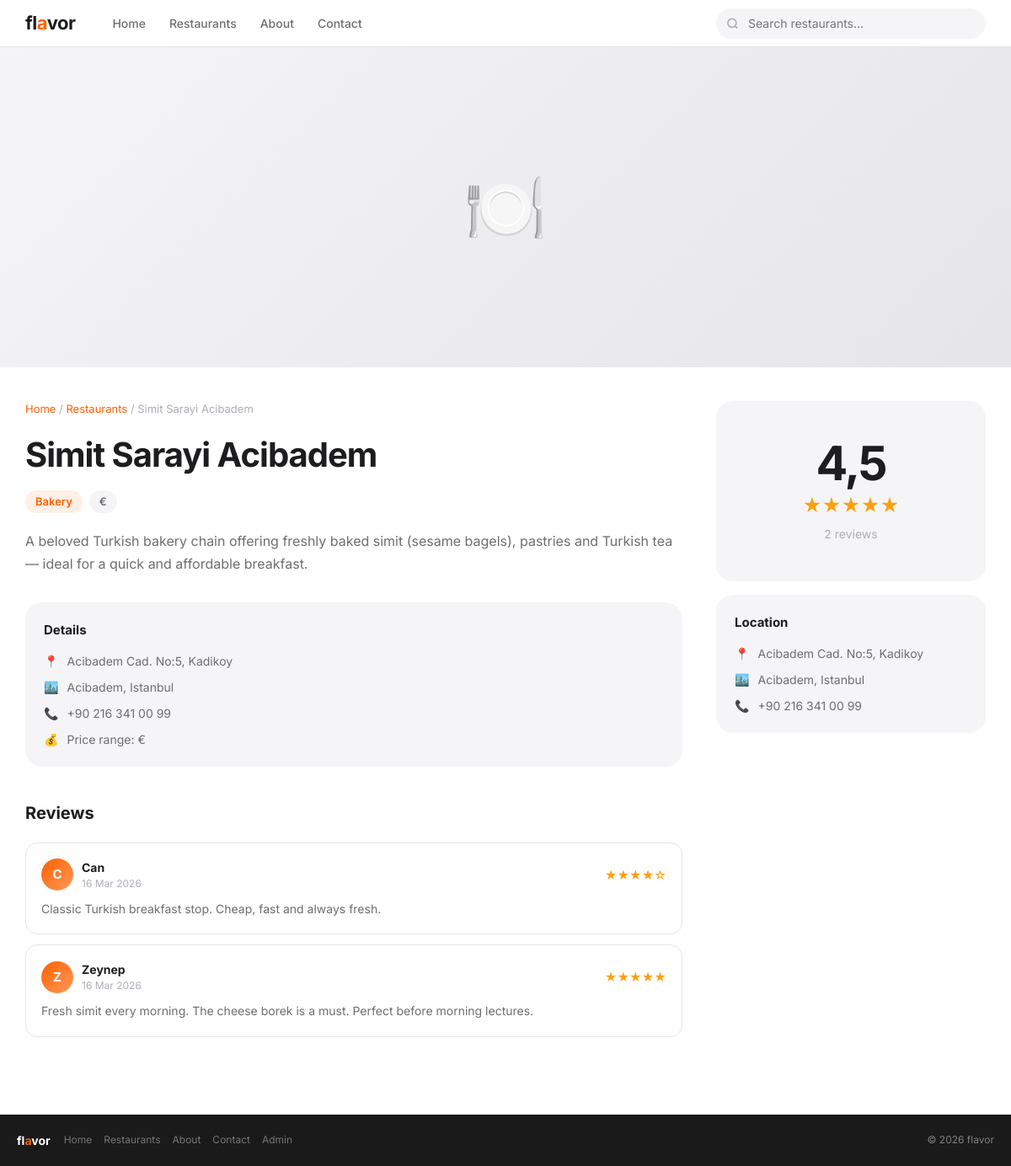
The app's page /restaurants/16/ with its own data.
### restaurants/models.py (models this page shows, shortened)
class Restaurant(models.Model):
    name = models.CharField(max_length=200)
    description = models.TextField()
    address = models.CharField(max_length=300)
    phone = models.CharField(max_length=20)
    price_range = models.CharField(max_length=1, choices=PRICE_CHOICES, default='2')
    category = models.ForeignKey(Category, on_delete=models.SET_NULL, null=True)
    location = models.ForeignKey(Location, on_delete=models.SET_NULL, null=True)
    created_at = models.DateTimeField(auto_now_add=True)
    def average_rating(self):
        avg = self.reviews.aggregate(avg=Avg('rating'))['avg']
        return round(avg, 1) if avg else None
    def price_display(self):
        return dict(PRICE_CHOICES).get(self.price_range, '€€')

class Category(models.Model):
    name = models.CharField(max_length=100)
    class Meta:
        verbose_name_plural = 'Categories'
    def __str__(self):
        return self.name

class Location(models.Model):
    city = models.CharField(max_length=100)
    district = models.CharField(max_length=100)
    def __str__(self):
        return f'{self.district}, {self.city}'

class Review(models.Model):
    restaurant = models.ForeignKey(Restaurant, on_delete=models.CASCADE, related_name='reviews')
    author = models.CharField(max_length=100)
    rating = models.IntegerField(choices=[(i, i) for i in range(1, 6)])
    text = models.TextField()
    created_at = models.DateTimeField(auto_now_add=True)

### restaurants/views.py (the view)
# urls.py: path('restaurants/<int:pk>/', views.restaurant_detail, name='restaurant_detail'),
def restaurant_detail(request, pk):
    restaurant = get_object_or_404(Restaurant, pk=pk)
    reviews = restaurant.reviews.all().order_by('-created_at')
    return render(request, 'restaurants/detail.html', {'restaurant': restaurant, 'reviews': reviews})

### templates/restaurants/detail.html (shortened to what this page needs)
{% extends 'base.html' %}
{% block content %}
<div class="detail-hero">
  <div class="detail-hero-ph">🍽️</div>
</div>
<div class="detail-wrap">
  <div>
    <div class="breadcrumb">
      <a href="{% url 'home' %}">Home</a> /
      <a href="{% url 'restaurant_list' %}">Restaurants</a> /
      {{ restaurant.name }}
    </div>
    <h1 class="detail-name">{{ restaurant.name }}</h1>
    <div class="detail-tags">
      <span class="tag tag-cat">{{ restaurant.category }}</span>
      <span class="tag tag-price">{{ restaurant.price_display }}</span>
    </div>
    <p class="detail-desc">{{ restaurant.description }}</p>
    <div class="info-card">
      <h4>Details</h4>
      <div class="info-row"><span class="info-icon">📍</span> {{ restaurant.address }}</div>
      <div class="info-row"><span class="info-icon">🏙️</span> {{ restaurant.location }}</div>
      <div class="info-row"><span class="info-icon">📞</span> {{ restaurant.phone }}</div>
      <div class="info-row"><span class="info-icon">💰</span> Price range: {{ restaurant.price_display }}</div>
    </div>
    <div class="reviews-section">
      <div class="reviews-title">Reviews</div>
      {% if reviews %}
        {% for review in reviews %}
        <div class="review-card">
          <div class="review-top">
            <div class="reviewer">
              <div class="avatar">{{ review.author|first|upper }}</div>
              <div>
                <div class="reviewer-name">{{ review.author }}</div>
                <div class="reviewer-date">{{ review.created_at|date:"d M Y" }}</div>
              </div>
            </div>
            <div class="review-stars">
              {% for i in "12345" %}{% if forloop.counter <= review.rating %}★{% else %}☆{% endif %}{% endfor %}
            </div>
          </div>
          <p class="review-text">{{ review.text }}</p>
        </div>
        {% endfor %}
      {% else %}
        <div class="empty" style="padding:40px 0">
          <div class="empty-icon">💬</div>
          <h3>No reviews yet</h3>
          <p>Be the first to review this restaurant.</p>
        </div>
      {% endif %}
    </div>
  </div>
  <aside>
    <div class="info-card">
      <div class="rating-box">
        {% with avg=restaurant.average_rating cnt=restaurant.reviews.count %}
        {% if avg %}
        <div class="rating-num">{{ avg }}</div>
        <div class="rating-stars">★★★★★</div>
        <div class="rating-cnt">{{ cnt }} review{{ cnt|pluralize }}</div>
        {% else %}
        <div style="font-size:15px;color:#adadb8;padding:12px 0">Not rated yet</div>
        {% endif %}
        {% endwith %}
      </div>
    </div>
    <div class="info-card">
      <h4>Location</h4>
      <div class="info-row"><span class="info-icon">📍</span> {{ restaurant.address }}</div>
      <div class="info-row"><span class="info-icon">🏙️</span> {{ restaurant.location }}</div>
      <div class="info-row"><span class="info-icon">📞</span> {{ restaurant.phone }}</div>
    </div>
  </aside>
</div>
{% endblock %}

### static/css/style.css (style rules this page uses)
:root { --font: "Inter", -apple-system, BlinkMacSystemFont, "Helvetica Neue", Arial, sans-serif; --text: #1d1d1f; --text-2: #6e6e73; --text-3: #adadb8; --bg: #ffffff; --bg-2: #f5f5f7; --bg-3: #fafafa; --border: #e5e5ea; --accent: #ff6000; --accent-dk: #e05500; --green: #34c759; --nav-h: 56px; --r: 14px; --r-lg: 20px; --shadow: 0 2px 12px rgba(0,0,0,0.07); --shadow-lg: 0 8px 32px rgba(0,0,0,0.10); }
*, *::before, *::after { box-sizing: border-box; margin: 0; padding: 0; }
html { scroll-behavior: smooth; height: 100%; }
body { font-family: var(--font); color: var(--text); background: var(--bg); -webkit-font-smoothing: antialiased; line-height: 1.5; min-height: 100vh; display: flex; flex-direction: column; }
a { text-decoration: none; color: inherit; }
.detail-hero { height: 380px; background: var(--bg-2); overflow: hidden; position: relative; }
.detail-hero-ph { height: 100%; display: flex; align-items: center; justify-content: center; font-size: 80px; background: linear-gradient(135deg, #f5f5f7, #e5e5ea); }
.detail-wrap { max-width: 1180px; margin: 0 auto; padding: 40px 20px 80px; display: grid; grid-template-columns: 1fr 320px; gap: 40px; align-items: start; }
.breadcrumb { font-size: 13px; color: var(--text-3); margin-bottom: 14px; }
.breadcrumb a { color: var(--accent); }
.detail-name { font-size: clamp(26px, 4vw, 40px); font-weight: 700; letter-spacing: -1px; margin-bottom: 12px; }
.detail-tags { display: flex; gap: 8px; flex-wrap: wrap; margin-bottom: 20px; }
.tag { display: inline-flex; align-items: center; gap: 4px; padding: 4px 12px; border-radius: 50px; font-size: 13px; font-weight: 600; }
.tag-cat { background: rgba(255,96,0,0.1); color: var(--accent); }
.tag-price { background: var(--bg-2); color: var(--text-2); }
.detail-desc { font-size: 16px; color: var(--text-2); line-height: 1.7; margin-bottom: 32px; }
.info-card { background: var(--bg-2); border-radius: var(--r-lg); padding: 22px; margin-bottom: 16px; }
.info-card h4 { font-size: 15px; font-weight: 700; margin-bottom: 14px; }
.info-row { display: flex; gap: 10px; font-size: 14px; color: var(--text-2); margin-bottom: 10px; align-items: flex-start; }
.info-row:last-child { margin-bottom: 0; }
.info-icon { flex-shrink: 0; color: var(--text-3); }
.rating-box { text-align: center; padding: 24px; }
.rating-num { font-size: 56px; font-weight: 700; letter-spacing: -2px; color: var(--text); line-height: 1; }
.rating-stars { font-size: 22px; color: #ff9f0a; margin: 6px 0; }
.rating-cnt { font-size: 14px; color: var(--text-3); }
.reviews-section { margin-top: 40px; }
.reviews-title { font-size: 20px; font-weight: 700; margin-bottom: 20px; }
.review-card { border: 1px solid var(--border); border-radius: var(--r); padding: 18px; margin-bottom: 12px; }
.review-top { display: flex; justify-content: space-between; align-items: center; margin-bottom: 10px; }
.reviewer { display: flex; align-items: center; gap: 10px; }
.avatar { width: 38px; height: 38px; border-radius: 50%; background: linear-gradient(135deg, var(--accent), #ff9a5c); color: #fff; font-weight: 700; font-size: 15px; display: flex; align-items: center; justify-content: center; flex-shrink: 0; }
.reviewer-name { font-size: 14px; font-weight: 700; }
.reviewer-date { font-size: 12px; color: var(--text-3); }
.review-stars { color: #ff9f0a; font-size: 14px; }
.review-text { font-size: 14px; color: var(--text-2); line-height: 1.6; }

### records on screen
Restaurant: name "Simit Sarayi Acibadem", category "Bakery", price_display "€", description "A beloved Turkish bakery chain offering freshly baked simit (sesame bagels), pastries and Turkish tea — ideal for a quick and affordable breakfast.", address "Acibadem Cad. No:5, Kadikoy", location "Acibadem, Istanbul", phone "+90 216 341 00 99"
Review: author|first "C", author "Can", created_at "16 Mar 2026", rating 4 (drawn), text "Classic Turkish breakfast stop. Cheap, fast and always fresh."
Review: author|first "Z", author "Zeynep", created_at "16 Mar 2026", text "Fresh simit every morning. The cheese borek is a must. Perfect before morning lectures."

### other values on screen
{{ avg }} "4,5"
{{ cnt }} "2"
